Frame 1 (no input): blank canvas, image omitted
Frame 60 (no input): blank canvas, image omitted
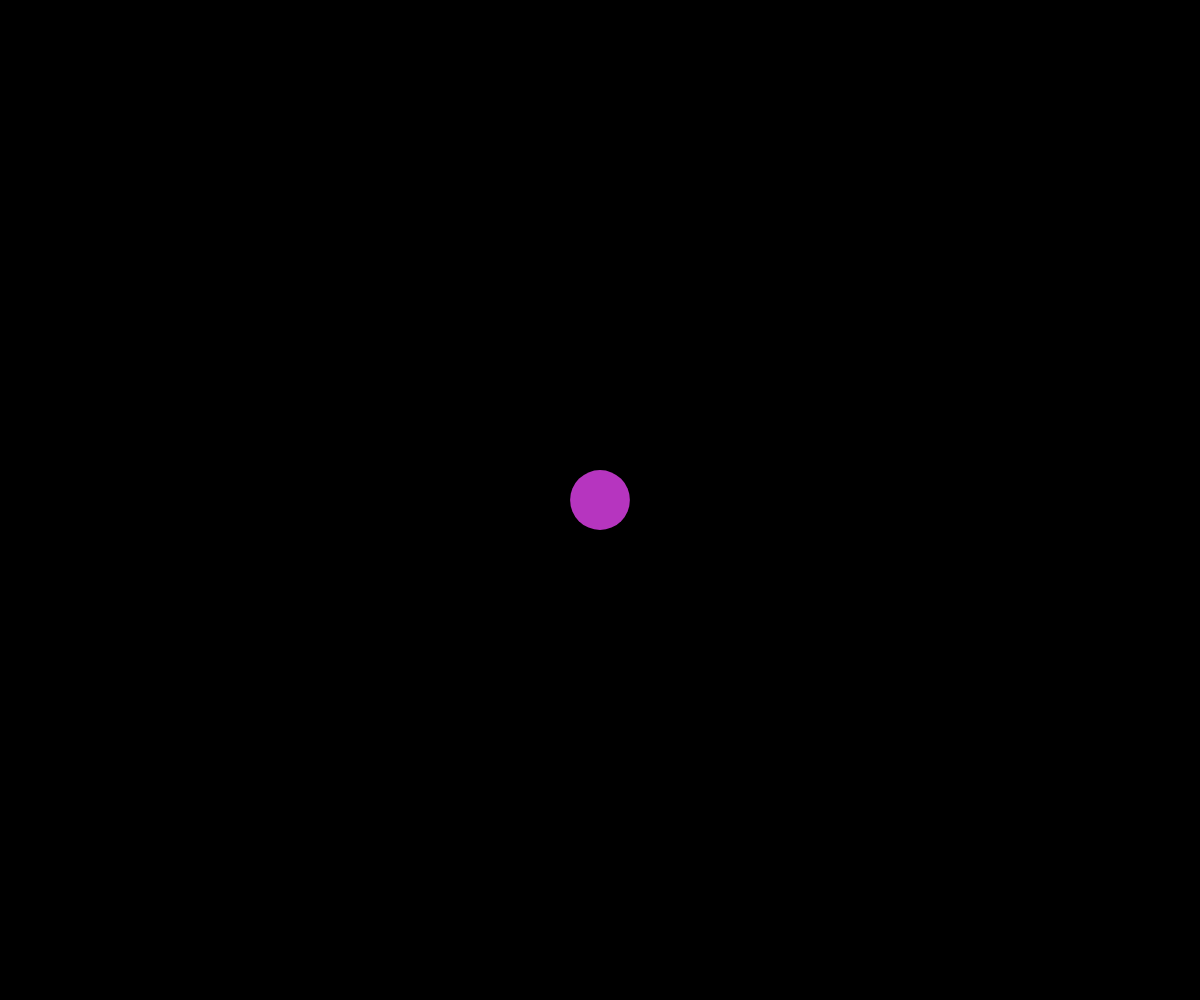
Frame 120 (the mouse pressed at the canvas centre since frame 60)

The p5.js sketch whose frames 1 and 60 were blank and that drew this single picture after the mouse press (run headless with seeded random() and noise() and a simulated clock; from frame 60 on, the mouse is pressed at the canvas centre):

// p5.js sketch
// ── sketch.js
let balls = [];

function setup() {
  createCanvas(windowWidth, windowHeight);
}

function draw() {
  let black = 0;
  background(black);
  
  for (let i of balls) {
    i.display();
  
  }
}

function mousePressed() {
  let col = color(random(255), random(255), random(255)); 
  let size = random(12, 150); 
  balls.push(new Circle(mouseX, mouseY, size, col));
}

class Circle {
  constructor(x, y, size, col) {
    this.x = x;
    this.y = y;
    this.size = size;
    this.col = col;
  }

  display() {
    fill(this.col);
    noStroke();
    ellipse(this.x, this.y, this.size, this.size);
  }


}
